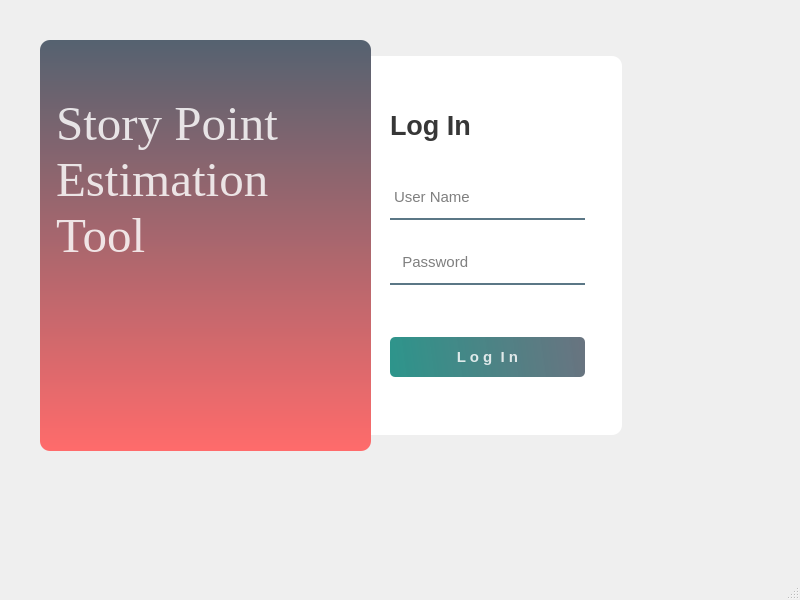
<?xml version="1.0" encoding="UTF-8"?>
<ui version="4.0">
 <class>MainWindow</class>
 <widget class="QMainWindow" name="MainWindow">
  <property name="geometry">
   <rect>
    <x>0</x>
    <y>0</y>
    <width>800</width>
    <height>600</height>
   </rect>
  </property>
  <property name="font">
   <font>
    <weight>75</weight>
    <bold>true</bold>
   </font>
  </property>
  <property name="windowTitle">
   <string>MainWindow</string>
  </property>
  <widget class="QWidget" name="centralwidget">
   <widget class="QWidget" name="widget" native="true">
    <property name="geometry">
     <rect>
      <x>10</x>
      <y>10</y>
      <width>653</width>
      <height>473</height>
     </rect>
    </property>
    <property name="styleSheet">
     <string notr="true">QPushButton#pushButton{
	
	background-color: qlineargradient(spread:pad, x1:0, y1:0, x2:1, y2:0, stop:0.147727 rgba(11, 131, 120, 219), stop:0.5209 rgba(28, 29, 73, 255));
	
	color: rgba(255, 255, 255,210);
	border-radius:5px;
}

QPushButton#pushButton:pressed{
	padding-left:5px;
	padding-top:5px;
	background-color:rgba(150,123,111,255);
	background-position:calc(100% - 10px) center;
}

QPushButton#pushButton:hover{

	background-color: qlineargradient(spread:pad, x1:0, y1:0, x2:1, y2:0, stop:0.147727 rgba(150,123,111,219), stop:0.5209 rgba(85, 81, 84, 226));
}

</string>
    </property>
    <widget class="QLabel" name="label">
     <property name="geometry">
      <rect>
       <x>341</x>
       <y>46</y>
       <width>271</width>
       <height>379</height>
      </rect>
     </property>
     <property name="styleSheet">
      <string notr="true">background-color:rgba(255,255,255,255);
border-radius:10px;</string>
     </property>
     <property name="text">
      <string/>
     </property>
    </widget>
    <widget class="QLabel" name="label_2">
     <property name="geometry">
      <rect>
       <x>30</x>
       <y>30</y>
       <width>331</width>
       <height>411</height>
      </rect>
     </property>
     <property name="styleSheet">
      <string notr="true">background-color: qlineargradient(spread:pad, x1:0, y1:0, x2:0, y2:1, stop:0 rgba(85, 98, 112, 255), stop:1 rgba(255, 107, 107, 255));
border-radius:10px;</string>
     </property>
     <property name="text">
      <string/>
     </property>
    </widget>
    <widget class="QLabel" name="label_3">
     <property name="geometry">
      <rect>
       <x>380</x>
       <y>90</y>
       <width>101</width>
       <height>51</height>
      </rect>
     </property>
     <property name="font">
      <font>
       <pointsize>20</pointsize>
       <weight>75</weight>
       <bold>true</bold>
      </font>
     </property>
     <property name="styleSheet">
      <string notr="true">color:rgba(0,0,0,200);</string>
     </property>
     <property name="text">
      <string>Log In</string>
     </property>
    </widget>
    <widget class="QLineEdit" name="user_name">
     <property name="geometry">
      <rect>
       <x>380</x>
       <y>170</y>
       <width>195</width>
       <height>40</height>
      </rect>
     </property>
     <property name="font">
      <font>
       <pointsize>11</pointsize>
      </font>
     </property>
     <property name="styleSheet">
      <string notr="true">background-color:rgba(0,0,0,0);
border:2px solid rgba(0,0,0,0);
border-bottom-color:rgba(46,82,101,200);
color:rgb(0,0,0);
padding-bottom:7px;
</string>
     </property>
     <property name="placeholderText">
      <string>User Name</string>
     </property>
    </widget>
    <widget class="QLineEdit" name="password">
     <property name="geometry">
      <rect>
       <x>380</x>
       <y>235</y>
       <width>195</width>
       <height>40</height>
      </rect>
     </property>
     <property name="font">
      <font>
       <pointsize>11</pointsize>
      </font>
     </property>
     <property name="styleSheet">
      <string notr="true">background-color:rgba(0,0,0,0);
border:2px solid rgba(0,0,0,0);
border-bottom-color:rgba(46,82,101,200);
color:rgb(0,0,0);
padding-bottom:7px;
</string>
     </property>
     <property name="text">
      <string/>
     </property>
     <property name="echoMode">
      <enum>QLineEdit::Password</enum>
     </property>
     <property name="placeholderText">
      <string>  Password</string>
     </property>
    </widget>
    <widget class="QPushButton" name="login_button">
     <property name="geometry">
      <rect>
       <x>380</x>
       <y>327</y>
       <width>195</width>
       <height>40</height>
      </rect>
     </property>
     <property name="font">
      <font>
       <pointsize>11</pointsize>
       <weight>75</weight>
       <bold>true</bold>
      </font>
     </property>
     <property name="styleSheet">
      <string notr="true">QPushButton{
	
	background-color: qlineargradient(spread:pad, x1:0, y1:0.505682, x2:1, y2:0.477, stop:0 rgba(11, 131, 120, 219), stop:1 rgba(85, 98, 112, 226));
	
	color: rgba(255, 255, 255,210);
	border-radius:5px;
}

QPushButton:pressed{
	padding-left:5px;
	padding-top:5px;
	background-color:rgba(150,123,111,255);
	background-position:calc(100% - 10px) center;
}

QPushButton:hover{

	background-color: qlineargradient(spread:pad, x1:0, y1:0.505682, x2:1, y2:0.477, stop:0 rgba(150,123,111,219), stop:1 rgba(85, 81, 84, 226));
}

</string>
     </property>
     <property name="text">
      <string>L o g  I n</string>
     </property>
    </widget>
    <widget class="QLabel" name="label_4">
     <property name="geometry">
      <rect>
       <x>46</x>
       <y>59</y>
       <width>231</width>
       <height>221</height>
      </rect>
     </property>
     <property name="font">
      <font>
       <family>Times New Roman</family>
       <pointsize>37</pointsize>
       <weight>50</weight>
       <bold>false</bold>
       <strikeout>false</strikeout>
      </font>
     </property>
     <property name="styleSheet">
      <string notr="true">color:rgba(255,255,255,210);</string>
     </property>
     <property name="text">
      <string>Story Point 
Estimation
Tool</string>
     </property>
     <property name="wordWrap">
      <bool>true</bool>
     </property>
    </widget>
   </widget>
  </widget>
  <widget class="QMenuBar" name="menubar">
   <property name="geometry">
    <rect>
     <x>0</x>
     <y>0</y>
     <width>800</width>
     <height>21</height>
    </rect>
   </property>
  </widget>
  <widget class="QStatusBar" name="statusbar"/>
 </widget>
 <resources/>
 <connections/>
</ui>
